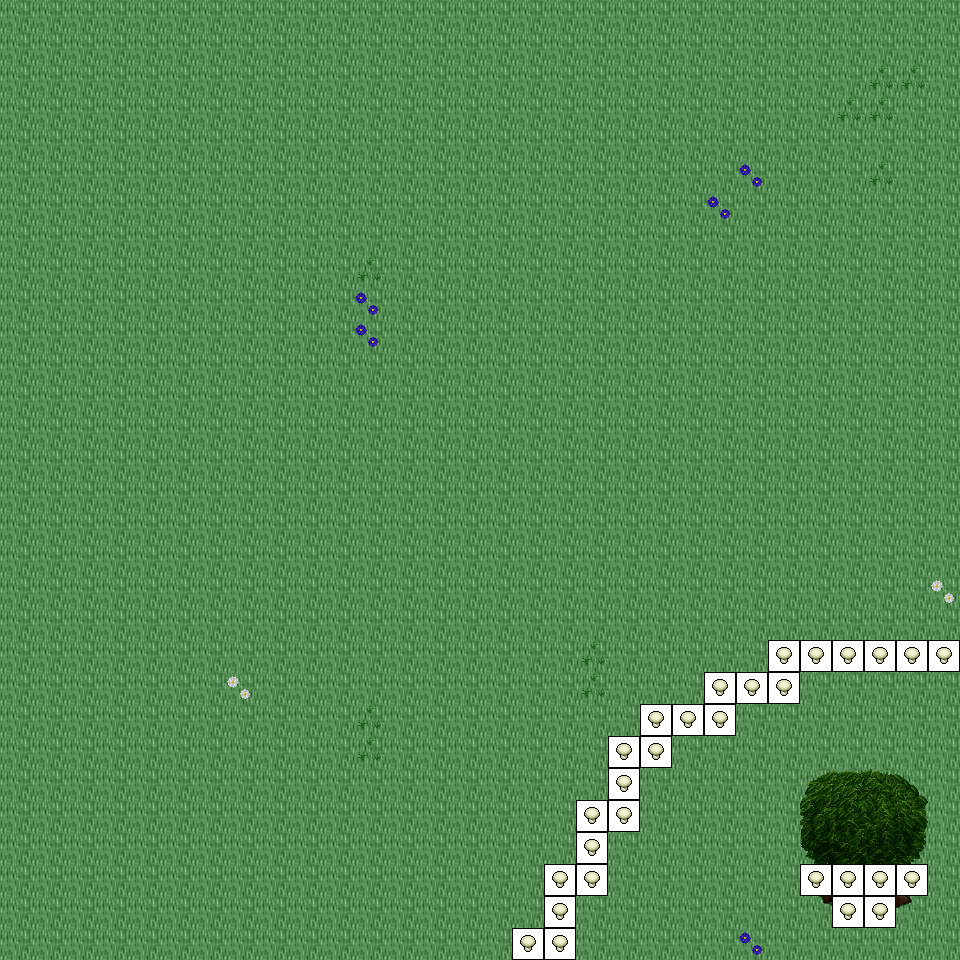

Tiled map render using the project's own tile images. Description and the map definition, with tile-layer contents summarised, below:
An orthogonal 30x30 tile map with 32x32 px tiles, 6 tile layers (Ground, Object, Object2, Above, ...), 43 tilesets and 5 objects (5x mapExit).

<map version="1.0" orientation="orthogonal" renderorder="right-down" width="30" height="30" tilewidth="32" tileheight="32" nextobjectid="6">
  <tileset firstgid="1" name="tileset_logic_item_mushroom" tilewidth="32" tileheight="32" tilecount="6" columns="6">
    <image source="../drawable/tileset_logic_item_mushroom.png" width="192" height="32" />
  </tileset>
  <tileset firstgid="7" name="tileset_plant_tree_chestnut_tree" tilewidth="32" tileheight="32" tilecount="20" columns="4">
    <image source="../drawable/tileset_plant_tree_chestnut_tree.png" width="128" height="160" />
  </tileset>
  <tileset firstgid="27" name="tileset_plant_tree_oak_tree" tilewidth="32" tileheight="32" tilecount="20" columns="4">
    <image source="../drawable/tileset_plant_tree_oak_tree.png" width="128" height="160" />
  </tileset>
  <tileset firstgid="47" name="tileset_building_fence_stone_fence_white" tilewidth="32" tileheight="32" tilecount="9" columns="3">
    <image source="../drawable/tileset_building_fence_stone_fence_white.png" width="96" height="96" />
  </tileset>
  <tileset firstgid="56" name="tileset_building_gnome_homes" tilewidth="32" tileheight="32" tilecount="48" columns="6">
    <image source="../drawable/tileset_building_gnome_homes.png" width="192" height="256" />
  </tileset>
  <tileset firstgid="104" name="tileset_logic_creature_gnome" tilewidth="32" tileheight="32" tilecount="6" columns="6">
    <image source="../drawable/tileset_logic_creature_gnome.png" width="192" height="32" />
  </tileset>
  <tileset firstgid="110" name="tileset_logic_item_vegetable" tilewidth="32" tileheight="32" tilecount="13" columns="13">
    <image source="../drawable/tileset_logic_item_vegetable.png" width="256" height="64" />
  </tileset>
  <tileset firstgid="123" name="tileset_plant_stump_small_stump" tilewidth="32" tileheight="32" tilecount="4" columns="2">
    <image source="../drawable/tileset_plant_stump_small_stump.png" width="64" height="64" />
  </tileset>
  <tileset firstgid="127" name="tileset_object_birds" tilewidth="32" tileheight="32" tilecount="4" columns="2">
    <image source="../drawable/tileset_object_birds.png" width="64" height="64" />
  </tileset>
  <tileset firstgid="131" name="tileset_ground_earth_edges" tilewidth="32" tileheight="32" tilecount="18" columns="6">
    <image source="../drawable/tileset_ground_earth_edges.png" width="192" height="96" />
  </tileset>
  <tileset firstgid="149" name="tileset_ground_grass_corners" tilewidth="32" tileheight="32" tilecount="24" columns="6">
    <image source="../drawable/tileset_ground_grass_corners.png" width="192" height="128" />
  </tileset>
  <tileset firstgid="173" name="tileset_building_fence_fence_chunky" tilewidth="32" tileheight="32" tilecount="21" columns="3">
    <image source="../drawable/tileset_building_fence_fence_chunky.png" width="96" height="224" />
  </tileset>
  <tileset firstgid="194" name="tileset_plant_bush_hosta" tilewidth="32" tileheight="32" tilecount="9" columns="3">
    <image source="../drawable/tileset_plant_bush_hosta.png" width="96" height="96" />
  </tileset>
  <tileset firstgid="203" name="tileset_plant_tree_maple_tree" tilewidth="32" tileheight="32" tilecount="72" columns="8">
    <image source="../drawable/tileset_plant_tree_maple_tree.png" width="256" height="288" />
  </tileset>
  <tileset firstgid="275" name="tileset_ground_ground" tilewidth="32" tileheight="32" tilecount="33" columns="3">
    <image source="../drawable/tileset_ground_ground.png" width="96" height="352" />
  </tileset>
  <tileset firstgid="308" name="tileset_ground_ground_2" tilewidth="32" tileheight="32" tilecount="4" columns="4">
    <image source="../drawable/tileset_ground_ground_2.png" width="128" height="32" />
  </tileset>
  <tileset firstgid="312" name="tileset_ground_ridge_earth_dark" tilewidth="32" tileheight="32" tilecount="96" columns="12">
    <image source="../drawable/tileset_ground_ridge_earth_dark.png" width="384" height="256" />
  </tileset>
  <tileset firstgid="408" name="tileset_plant_grasses" tilewidth="32" tileheight="32" tilecount="6" columns="3">
    <image source="../drawable/tileset_plant_grasses.png" width="96" height="64" />
  </tileset>
  <tileset firstgid="414" name="tileset_ground_grass_edges" tilewidth="32" tileheight="32" tilecount="36" columns="12">
    <image source="../drawable/tileset_ground_grass_edges.png" width="384" height="96" />
  </tileset>
  <tileset firstgid="450" name="tileset_ground_green_paving" tilewidth="32" tileheight="32" tilecount="18" columns="3">
    <image source="../drawable/tileset_ground_green_paving.png" width="96" height="192" />
  </tileset>
  <tileset firstgid="468" name="tileset_ground_rock_pebbles" tilewidth="32" tileheight="32" tilecount="3" columns="1">
    <image source="../drawable/tileset_ground_rock_pebbles.png" width="32" height="96" />
  </tileset>
  <tileset firstgid="471" name="tileset_plant_flower_daisy_white" tilewidth="32" tileheight="32" tilecount="8" columns="2">
    <image source="../drawable/tileset_plant_flower_daisy_white.png" width="64" height="128" />
  </tileset>
  <tileset firstgid="479" name="tileset_plant_flower_daisy_blue" tilewidth="32" tileheight="32" tilecount="8" columns="2">
    <image source="../drawable/tileset_plant_flower_daisy_blue.png" width="64" height="128" />
  </tileset>
  <tileset firstgid="487" name="tileset_ground_ladder_vertical_dark" tilewidth="32" tileheight="32" tilecount="3" columns="3">
    <image source="../drawable/tileset_ground_ladder_vertical_dark.png" width="96" height="32" />
  </tileset>
  <tileset firstgid="490" name="tileset_plant_tree_tree_darkgreen" tilewidth="32" tileheight="32" tilecount="88" columns="8">
    <image source="../drawable/tileset_plant_tree_tree_darkgreen.png" width="256" height="352" />
  </tileset>
  <tileset firstgid="578" name="tileset_ground_rock_rock_cluster" tilewidth="32" tileheight="32" tilecount="6" columns="3">
    <image source="../drawable/tileset_ground_rock_rock_cluster.png" width="96" height="64" />
  </tileset>
  <tileset firstgid="584" name="tileset_plant_bush_bushes" tilewidth="32" tileheight="32" tilecount="10" columns="5">
    <image source="../drawable/tileset_plant_bush_bushes.png" width="160" height="64" />
  </tileset>
  <tileset firstgid="594" name="tileset_plant_vine" tilewidth="32" tileheight="32" tilecount="3" columns="1">
    <image source="../drawable/tileset_plant_vine.png" width="32" height="96" />
  </tileset>
  <tileset firstgid="597" name="tileset_ground_ladder_horizontal_dark" tilewidth="32" tileheight="32" tilecount="3" columns="1">
    <image source="../drawable/tileset_ground_ladder_horizontal_dark.png" width="32" height="96" />
  </tileset>
  <tileset firstgid="600" name="tileset_logic_collision" tilewidth="32" tileheight="32" tilecount="1" columns="1">
    <image source="../drawable/tileset_logic_collision.png" width="32" height="32" />
  </tileset>
  <tileset firstgid="601" name="tileset_plant_tree_fir_trees" tilewidth="32" tileheight="32" tilecount="24" columns="6">
    <image source="../drawable/tileset_plant_tree_fir_trees.png" width="192" height="128" />
  </tileset>
  <tileset firstgid="625" name="tileset_plant_mosses" tilewidth="32" tileheight="32" tilecount="16" columns="4">
    <image source="../drawable/tileset_plant_mosses.png" width="128" height="128" />
  </tileset>
  <tileset firstgid="641" name="tileset_plant_mushroom3" tilewidth="32" tileheight="32" tilecount="2" columns="2">
    <image source="../drawable/tileset_plant_mushroom3.png" width="64" height="32" />
  </tileset>
  <tileset firstgid="643" name="tileset_building_wizards_tower" tilewidth="32" tileheight="32" tilecount="252" columns="9">
    <image source="../drawable/tileset_building_wizards_tower.png" width="288" height="896" />
  </tileset>
  <tileset firstgid="895" name="tileset_plant_tree_evergreen" tilewidth="32" tileheight="32" tilecount="36" columns="3">
    <image source="../drawable/tileset_plant_tree_evergreen.png" width="96" height="384" />
  </tileset>
  <tileset firstgid="931" name="tileset_logic_portal" tilewidth="32" tileheight="32" tilecount="24" columns="8">
    <image source="../drawable/tileset_logic_portal.png" width="256" height="96" />
  </tileset>
  <tileset firstgid="955" name="tileset_logic_protection" tilewidth="32" tileheight="32" tilecount="2" columns="2">
    <image source="../drawable/tileset_logic_protection.png" width="64" height="32" />
  </tileset>
  <tileset firstgid="957" name="tileset_logic_item_herb" tilewidth="32" tileheight="32" tilecount="5" columns="5">
    <image source="../drawable/tileset_logic_item_herb.png" width="160" height="32" />
  </tileset>
  <tileset firstgid="962" name="tileset_plant_bush_large_green" tilewidth="32" tileheight="32" tilecount="9" columns="3">
    <image source="../drawable/tileset_plant_bush_large_green.png" width="96" height="96" />
  </tileset>
  <tileset firstgid="971" name="tileset_light_dim_light_5x5" tilewidth="32" tileheight="32" tilecount="25" columns="5">
    <image source="../drawable/tileset_light_dim_light_5x5.png" width="160" height="160" />
  </tileset>
  <tileset firstgid="996" name="tileset_furniture_light_small_oil_lamp" tilewidth="32" tileheight="32" tilecount="8" columns="2">
    <image source="../drawable/tileset_furniture_light_small_oil_lamp.png" width="64" height="128" />
  </tileset>
  <tileset firstgid="1004" name="tileset_item_banners_flag" tilewidth="32" tileheight="32" tilecount="12" columns="3">
    <image source="../drawable/tileset_item_banners_flag.png" width="96" height="128" />
  </tileset>
  <tileset firstgid="1016" name="tileset_item_flagpole" tilewidth="32" tileheight="32" tilecount="3" columns="1">
    <image source="../drawable/tileset_item_flagpole.png" width="32" height="96" />
  </tileset>
  <layer name="Ground" width="30" height="30">
    <data>[900 cells, 900 non-empty, 1 distinct tile ids]</data>
  </layer>
  <layer name="Object" width="30" height="30">
    <data>[900 cells, 33 non-empty, 10 distinct tile ids]</data>
  </layer>
  <layer name="Object2" width="30" height="30">
    <data>[900 cells, 13 non-empty, 8 distinct tile ids]</data>
  </layer>
  <layer name="Above" width="30" height="30">
    <data>[900 cells, 14 non-empty, 14 distinct tile ids]</data>
  </layer>
  <layer name="Above2" width="30" height="30">
    <data>[900 cells, 0 non-empty, 0 distinct tile ids]</data>
  </layer>
  <layer name="Walkable" width="30" height="30">
    <data>[900 cells, 29 non-empty, 1 distinct tile ids]</data>
  </layer>
  <objectgroup name="MapEvents">
    <object id="1" name="north" type="mapExit" x="0" y="0" width="960" height="32">
      <properties>
        <property name="map" value="level_0_x102_y26" />
        <property name="x" value="0" />
        <property name="y" value="28" />
      </properties>
    </object>
    <object id="2" name="south" type="mapExit" x="0" y="928" width="512" height="32">
      <properties>
        <property name="map" value="level_0_x102_y28" />
        <property name="x" value="0" />
        <property name="y" value="1" />
      </properties>
    </object>
    <object id="3" name="south2" type="mapExit" x="576" y="928" width="384" height="32">
      <properties>
        <property name="map" value="level_0_x102_y28" />
        <property name="x" value="18" />
        <property name="y" value="1" />
      </properties>
    </object>
    <object id="4" name="east" type="mapExit" x="928" y="0" width="32" height="640">
      <properties>
        <property name="map" value="level_0_x103_y27" />
        <property name="x" value="1" />
        <property name="y" value="0" />
      </properties>
    </object>
    <object id="5" name="east2" type="mapExit" x="928" y="672" width="32" height="288">
      <properties>
        <property name="map" value="level_0_x103_y27" />
        <property name="x" value="1" />
        <property name="y" value="21" />
      </properties>
    </object>
  </objectgroup>
</map>
